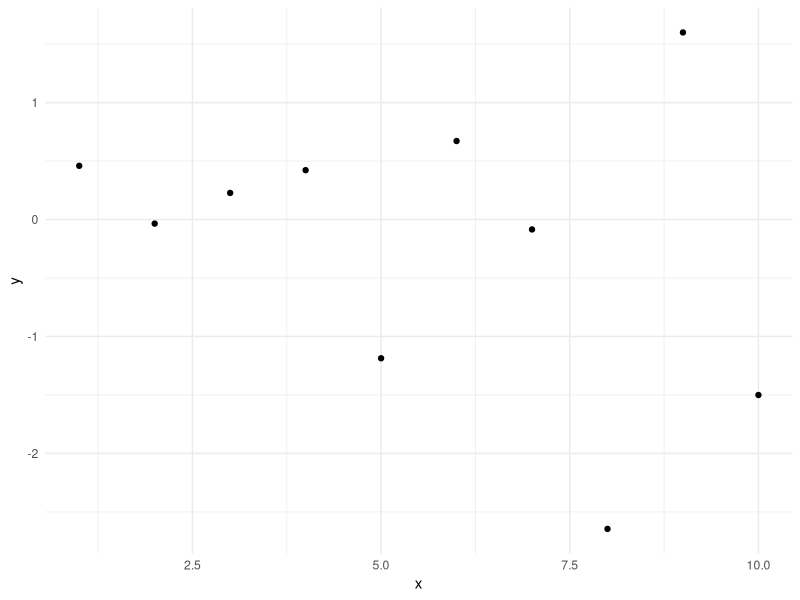

Here is the R script that generated this plot:
# ---
# jupyter:
#   kernelspec:
#     display_name: R
#     language: R
#     name: ir
# ---

# %% [markdown]
# # R Analysis Test

# %%
library(tidyverse)

# %%
# Create a simple dataframe
df <- data.frame(
  x = 1:10,
  y = rnorm(10)
)

# %%
# Plot the data
ggplot(df, aes(x = x, y = y)) +
  geom_point() +
  theme_minimal()
